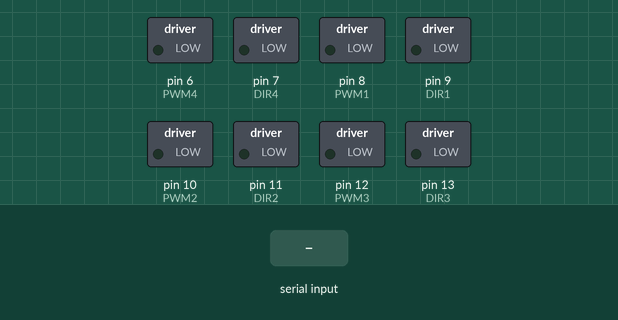
The sketch below on a simulated Arduino Mega 2560, built with avr-gcc and run on an emulated ATmega2560. Shown: switched loads named in the sketch (green lamp = pin HIGH). The inputs (shaded band) are chosen by the test bench.

Above: at 1.2 s.
1.3 s: "90,45,200\n" received over the second serial link
At 2.3 s:
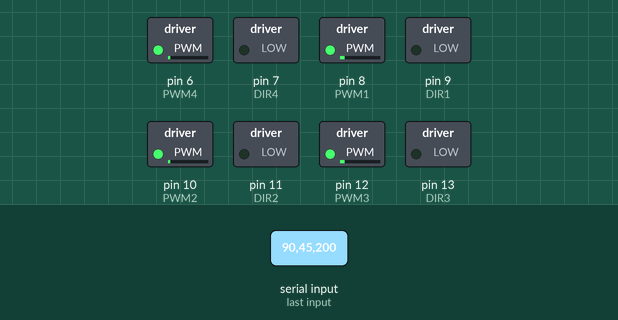
2.8 s: "30,150,10\n" received over the second serial link
At 3.4 s:
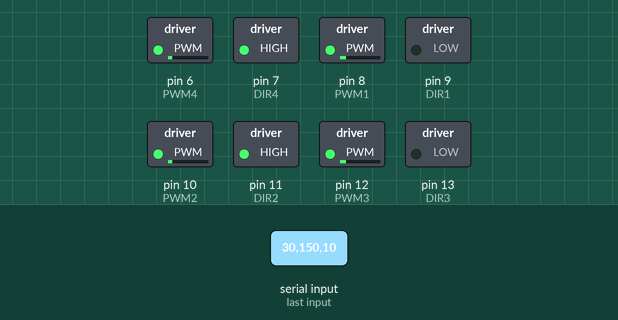
Timing chart, 0 to 5.8 s (numbered marks = the images above; inputs shaded):
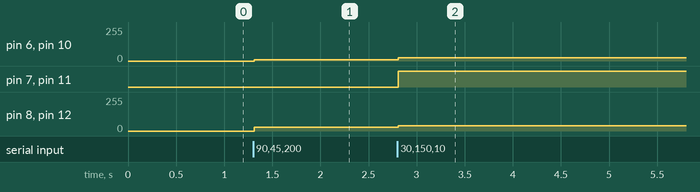

The sketch:

raunak2.ino
```cpp
#include <math.h>

// Motor pins
int PWM1 = 8, DIR1 = 9;
int PWM2 = 10, DIR2 = 11;
int PWM3 = 12, DIR3 = 13;
int PWM4 = 6, DIR4 = 7;

// Constants
const int max_pwm = 110;
const int rot_pwm = 50;
const int deadZone = 200;
int motorSpeed = 0;

void setup() {
  Serial.begin(9600);  // Monitor
  Serial3.begin(9600); // UART communication with ESP32

  pinMode(PWM1, OUTPUT);
  pinMode(DIR1, OUTPUT);
  pinMode(PWM2, OUTPUT);
  pinMode(DIR2, OUTPUT);
  pinMode(PWM3, OUTPUT);
  pinMode(DIR3, OUTPUT);
  pinMode(PWM4, OUTPUT);
  pinMode(DIR4, OUTPUT);
}

void loop() {
  js();
}

void js() {
  if (Serial3.available() > 0) {
    String data = Serial3.readStringUntil('\n'); // Read joystick data
    int delimiter1 = data.indexOf(',');
    int delimiter2 = data.indexOf(',', delimiter1 + 1);
    int delimiter3 = data.indexOf(',', delimiter2 + 1);
    int delimiter4 = data.indexOf(',', delimiter3 + 1);

    if (delimiter1 != -1 && delimiter4 != -1) {
      int axisY = data.substring(0, delimiter1).toInt();
      int axisX = data.substring(delimiter1 + 1, delimiter2).toInt();
      int dpad = data.substring(delimiter2 + 1, delimiter3).toInt();
      int throttle = data.substring(delimiter3 + 1, delimiter4).toInt();
      int brake = data.substring(delimiter4 + 1).toInt();

      // Convert joystick X/Y to angle and magnitude
      float X = axisX / 512.0;
      float Y = -axisY / 512.0; // Negative because joystick Y is reversed
      float angle = atan2(Y, X) * 180.0 / PI;
      if (angle < 0) angle += 360;

      float magnitude = sqrt(X * X + Y * Y);
      motorSpeed = map(magnitude * 512, 0, 512, 0, max_pwm);

      // Handling throttle and brake for rotation
      int clkpwm = (throttle > 0) ? rot_pwm : 0;
      int antclkpwm = (brake > 0) ? rot_pwm : 0;

      // Convert joystick values to motor control
      int uppwm = map(axisY, 0, -512, 0, max_pwm);
      int downpwm = map(axisY, 0, 512, 0, max_pwm);
      int rightpwm = map(axisX, 0, 512, 0, max_pwm);
      int leftpwm = map(axisX, 0, -512, 0, max_pwm);

      int m1pwm = uppwm - rightpwm + clkpwm - antclkpwm; // Front Left
      int m2pwm = uppwm + rightpwm - clkpwm + antclkpwm; // Front Right
      int m3pwm = downpwm - leftpwm + clkpwm - antclkpwm; // Rear Right
      int m4pwm = downpwm + leftpwm - clkpwm + antclkpwm; // Rear Left

      // Determine motor direction
      bool m1 = (m1pwm > 0);
      bool m2 = (m2pwm > 0);
      bool m3 = (m3pwm < 0);
      bool m4 = (m4pwm < 0);

      // Limit PWM values
      int M1 = constrain(abs(m1pwm), 0, max_pwm);
      int M2 = constrain(abs(m2pwm), 0, max_pwm);
      int M3 = constrain(abs(m3pwm), 0, max_pwm);
      int M4 = constrain(abs(m4pwm), 0, max_pwm);

      // Move motors
      moveMotor(PWM1, DIR1, M1, m1);
      moveMotor(PWM2, DIR2, M2, m2);
      moveMotor(PWM3, DIR3, M3, m3);
      moveMotor(PWM4, DIR4, M4, m4);

      // Stop condition
      if (axisY > -25 && axisY < 25 && axisX > -25 && axisX < 25 && throttle == 0 && brake == 0) {
        stop();
        Serial.println("STOP");
      }
    }
  }
}

// Function to move motors
void moveMotor(int pwmPin, int dirPin, int speed, bool direction) {
  digitalWrite(dirPin, direction);
  analogWrite(pwmPin, speed);
}

// Stop all motors
void stop() {
  analogWrite(PWM1, 0);
  analogWrite(PWM2, 0);
  analogWrite(PWM3, 0);
  analogWrite(PWM4, 0);
}
```

Measured:
- after the input at 1.3 s, pin 6 (PWM4), pin 10 (PWM2): 0/255 → 10/255 at once; pin 8 (PWM1), pin 12 (PWM3): 0/255 → 28/255 at once
- after the input at 2.8 s, pin 6 (PWM4), pin 10 (PWM2): 10/255 → 26/255 at once; pin 7 (DIR4), pin 11 (DIR2): LOW → HIGH at once; pin 8 (PWM1), pin 12 (PWM3): 28/255 → 38/255 at once
